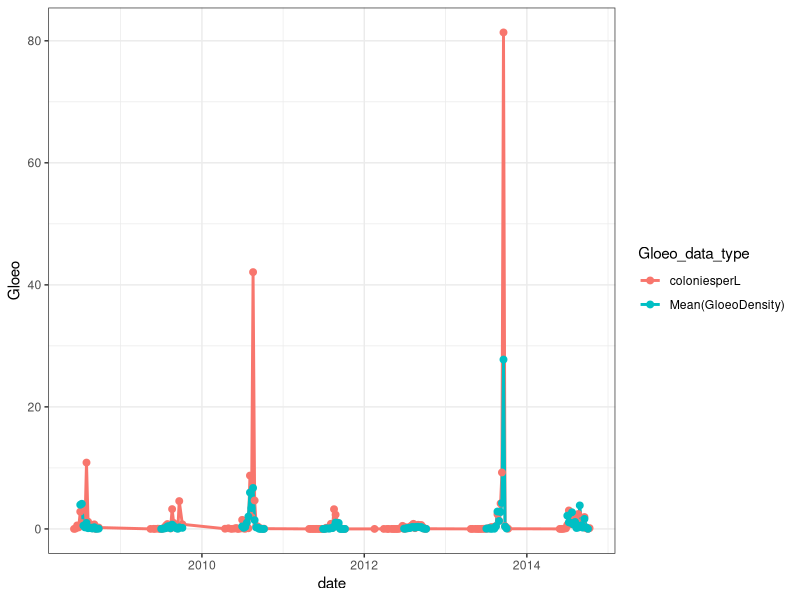
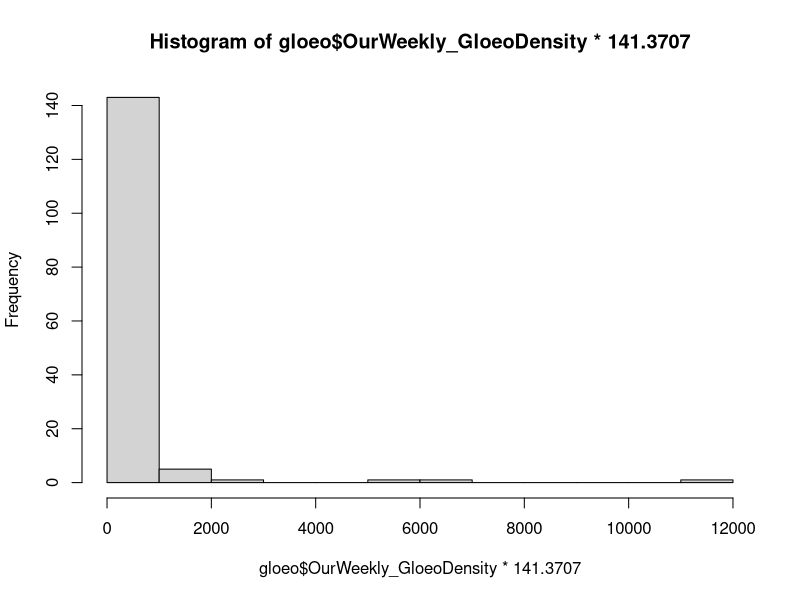
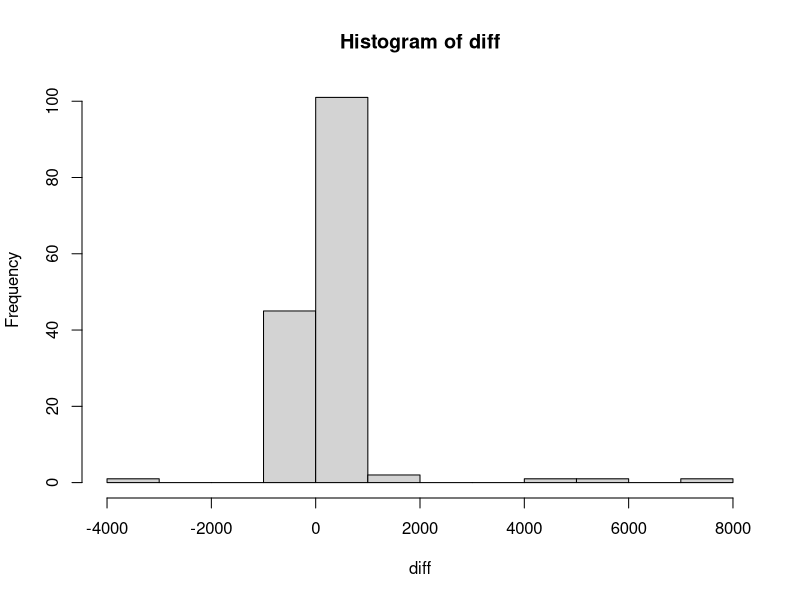
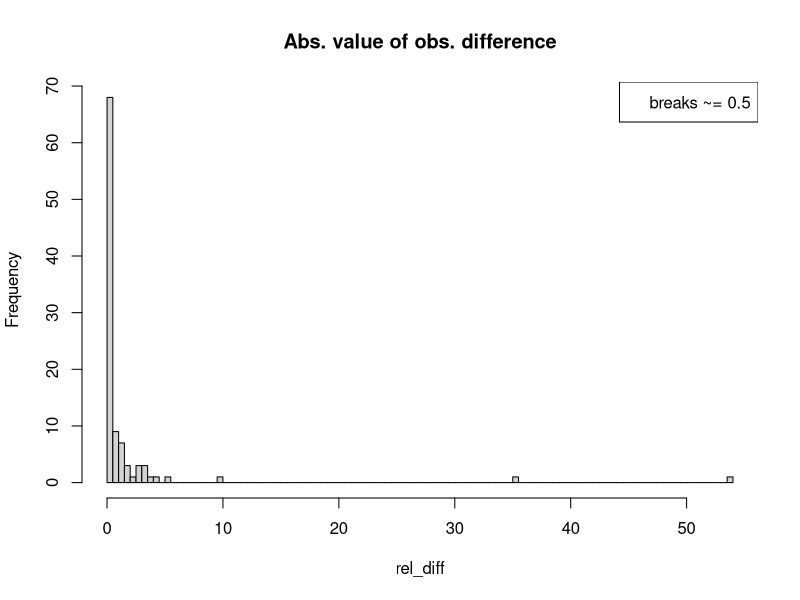
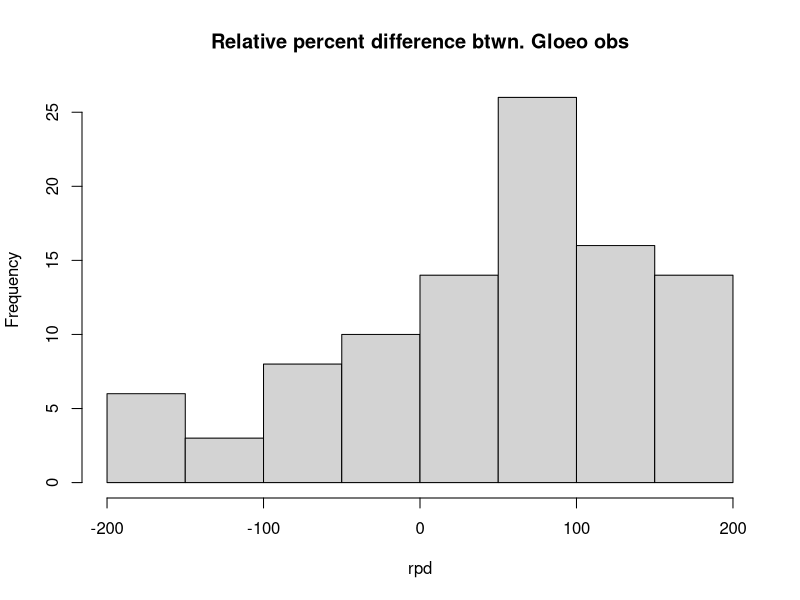

The R script that drew these images, in order:
#developing prior for observational Gloeo error
library(tidyverse)
library(readxl)


midge_1 <- read_csv('Datasets/Sunapee/SummarizedData/All_Sites_Gloeo_light_wtrtemp_airtemp.csv') %>%
  filter(site == "midge",
         !is.na(coloniesperL))
midge_2 <- read_csv('Datasets/Sunapee/SummarizedData/MidgeGloeo0814firstcut.csv') %>%
  rename(year = Year)

midge_all <- left_join(midge_1, midge_2, by = c("year","dayofyr")) %>%
  select(site, date, year, dayofyr, coloniesperL,filbundperL,totalperL,`Mean(GloeoDensity)`) %>%
  mutate(grand_mean_Gloeo = (coloniesperL + `Mean(GloeoDensity)`) /2)

midge_plot <- midge_all %>%
  gather(coloniesperL:`Mean(GloeoDensity)`, key = "Gloeo_data_type",value = "Gloeo") %>%
  filter(Gloeo_data_type %in% c("coloniesperL","Mean(GloeoDensity)"),
         year %in% c(2008:2014))

compare <- ggplot(data = midge_plot, aes(x = date, y = Gloeo, group = Gloeo_data_type, color = Gloeo_data_type))+
  geom_line(size = 1)+
  geom_point(size = 2)+
  theme_bw()
compare

rel_diff <- abs(midge_all$coloniesperL - midge_all$`Mean(GloeoDensity)`)

png("C:/Users/Mary Lofton/Desktop/MEL_Bayes/obs_error.png")
hist(rel_diff, breaks = 108, main = "Abs. value of obs. difference")
legend("topright",legend = "breaks ~= 0.5")
dev.off()

rpd <- (midge_all$coloniesperL - midge_all$`Mean(GloeoDensity)`) / midge_all$grand_mean_Gloeo * 100

png("C:/Users/Mary Lofton/Desktop/MEL_Bayes/obs_error_rpd.png")
hist(rpd, main = "Relative percent difference btwn. Gloeo obs")
dev.off()

#using data from Kathy 01JUL19

gloeo <- read_xlsx("./Datasets/Sunapee/SummarizedData/CompareMidgeDailytoWeeklyGloeoSamples_17April2019.xlsx")

hist(gloeo$OurWeekly_GloeoDensity*141.3707)

diff = gloeo$OurWeekly_GloeoDensity*141.3707 - gloeo$MidgeDaily_GloeoDensity*141.3707
diff_log = log(gloeo$OurWeekly_GloeoDensity*141.3707) - log(gloeo$MidgeDaily_GloeoDensity*141.3707)

hist(diff)

diff_log <- diff_log[!diff_log %in% c("-Inf","NaN","Inf")]

mean(diff_log, na.rm = TRUE)
#0.519; using this for prior?

sd(diff_log, na.rm = TRUE)
#1.006; using this for prior?

1/(mean(diff_log, na.rm = TRUE)^2)
